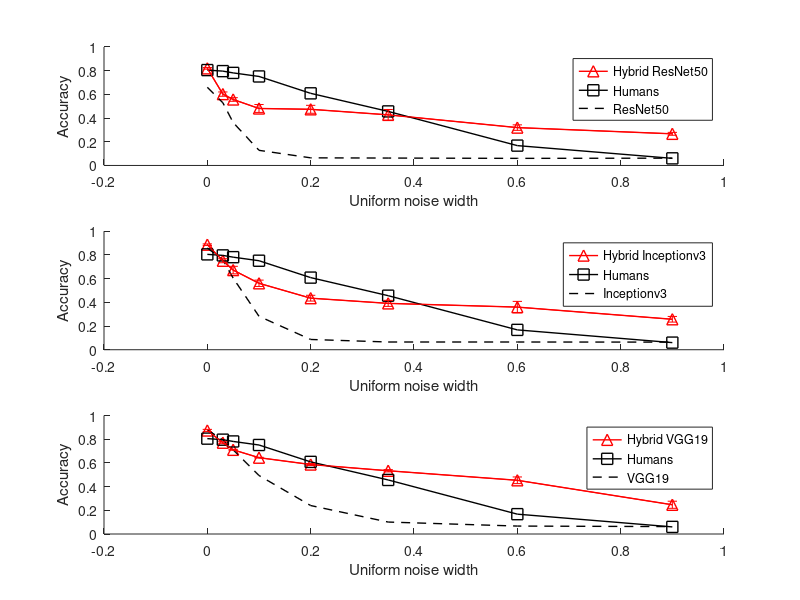

Recreate this plot in MATLAB.
clc;clear;
humans=[0.805,0.79625,0.78125,0.75125,0.60875,0.45625,0.1675,0.06];

ResNet50=[0.659821428571429,0.529464285714286,0.3625,0.127678571428571,0.0642857142857143,0.0625,0.0598214285714286,0.0616071428571429]; %source

resnet50_PR1_gap5=[0.8227872848510742 0.5881662368774414 0.5358434915542603 0.49408313632011414 0.50327628850936890 0.37095355987548830 0.31911981105804443 0.25955989956855774];
resnet50_PR2_gap5=[0.8079217672348022 0.6248410940170288 0.5578483939170837 0.52694374322891241 0.49036675691604614 0.46845966577529910 0.32733497023582460 0.28156480193138120];
resnet50_PR3_gap5=[0.8239609003067017 0.5799511075019836 0.5516870617866516 0.48674815893173222 0.49965769052505493 0.47863081097602844 0.30454766750335693 0.27569681406021120];
resnet50_PR4_gap5=[0.8230806589126587 0.6085085868835449 0.5779951214790344 0.44420537352561951 0.42904645204544070 0.40635696053504944 0.29320293664932250 0.26738387346267710];
resnet50_PR5_gap5=[0.8207334876060486 0.6098777651786804 0.5610758066177368 0.45300734043121345 0.44782397150993347 0.41134473681449890 0.35354521870613110 0.25105133652687017];
resnet50_PR_gap5=[resnet50_PR1_gap5;resnet50_PR2_gap5;resnet50_PR3_gap5;resnet50_PR4_gap5;resnet50_PR5_gap5];



vgg19=[0.879464286,0.792857143,0.710714286,0.49375,0.240178571,0.100892857,0.066964286,0.0625];

vgg19_PR1_gap5=[0.8785330057144165 0.7618581652641296 0.7124694585800171 0.6432273983955383 0.5923716425895691 0.5270415544509888 0.46865525841712951 0.23320292830467224];
vgg19_PR2_gap5=[0.8821516036987305 0.7766259312629712 0.7043520808219912 0.6482151746749878 0.5851344466209412 0.5506112575531006 0.42229828238487244 0.21462103128433238];
vgg19_PR3_gap5=[0.8579950928688049 0.7773104906082153 0.7092420458793642 0.6462591886520386 0.5902200341224672 0.5304645299911499 0.44586798548698425 0.29486554026603761];
vgg19_PR4_gap5=[0.8732518553733826 0.7756479382514954 0.7151100039482117 0.6442053914070129 0.5913936495780945 0.5337897539138794 0.49359413981437683 0.23960880935192108];
vgg19_PR5_gap5=[0.8769682049751282 0.7608801722526551 0.7120782136917114 0.6394131779670715 0.5733007192611694 0.5272371768951416 0.43647921085357666 0.25163814425468445];
vgg19_PR_gap5=[vgg19_PR1_gap5;vgg19_PR2_gap5;vgg19_PR3_gap5;vgg19_PR4_gap5;vgg19_PR5_gap5];




inceptionv3=[0.858928571,0.758928571,0.604464286,0.282142857,0.086607143,0.065178571,0.065178571,0.064285714]; %source

inceptionv3_PR1_gap5=[0.8900733590126038 0.7599999904632568 0.7127628326416016 0.5933496356010437 0.46464547514915466 0.43012225627899817 0.43012225627899157 0.2659168839454651];
inceptionv3_PR2_gap5=[0.8914425373077393 0.7247921824455261 0.6973105072975159 0.5191197991371155 0.44674816727638245 0.38581907749176025 0.32430317997932434 0.2845965623855591];
inceptionv3_PR3_gap5=[0.8912469148635864 0.7435696721076965 0.6649388670921326 0.5585330128669739 0.40048900246620718 0.39530563354492819 0.34454768896102905 0.2213202863931656];
inceptionv3_PR4_gap5=[0.8762836456298828 0.7648899555206299 0.6470415592193604 0.5679217576980591 0.44029340147972107 0.38581907749176025 0.38679707050323486 0.2480195611715316];
inceptionv3_PR5_gap5=[0.8846943974494934 0.7626405954360962 0.6395109891891458 0.5649877786636353 0.42376527190208435 0.35951098799705505 0.31325182318687441 0.2659168839454651];
inceptionv3_PR_gap5=[inceptionv3_PR1_gap5;inceptionv3_PR2_gap5;inceptionv3_PR3_gap5;inceptionv3_PR4_gap5;inceptionv3_PR5_gap5];

x=[0 0.03 0.05 0.1 0.2 0.35 0.6 0.9];
figure(1);

subplot(3,1,1);

plot(x,mean(resnet50_PR_gap5),'r','Marker','^','MarkerSize',8,'LineWidth',1);
hold on;
plot(x,humans,'k','Marker','square','MarkerSize',8,'MarkerFaceColor','None','LineWidth',1);
hold on;
plot(x,ResNet50,'k--','LineWidth',1);
hold on;

errorbar(x,mean(resnet50_PR_gap5),std(resnet50_PR_gap5),'r');
hold on;
xlabel('Uniform noise width');
ylabel('Accuracy');
legend('Hybrid ResNet50','Humans','ResNet50');
box off;

subplot(3,1,2);

plot(x,mean(inceptionv3_PR_gap5),'r','Marker','^','MarkerSize',8,'LineWidth',1);
hold on;
plot(x,humans,'k','Marker','square','MarkerSize',8,'MarkerFaceColor','None','LineWidth',1);
hold on;
plot(x,inceptionv3,'k--','LineWidth',1);
hold on;

errorbar(x,mean(inceptionv3_PR_gap5),std(inceptionv3_PR_gap5),'r');
hold on;

xlabel('Uniform noise width');
ylabel('Accuracy');
legend('Hybrid Inceptionv3','Humans','Inceptionv3');
box off;


subplot(3,1,3);


plot(x,mean(vgg19_PR_gap5),'r','Marker','^','MarkerSize',8,'LineWidth',1);
hold on;
plot(x,humans,'k','Marker','square','MarkerSize',8,'MarkerFaceColor','None','LineWidth',1);
hold on;
plot(x,vgg19,'k--','LineWidth',1);
hold on;
errorbar(x,mean(vgg19_PR_gap5),std(vgg19_PR_gap5),'r');
hold on;
xlabel('Uniform noise width');
ylabel('Accuracy');
legend('Hybrid VGG19','Humans','VGG19');
box off;
